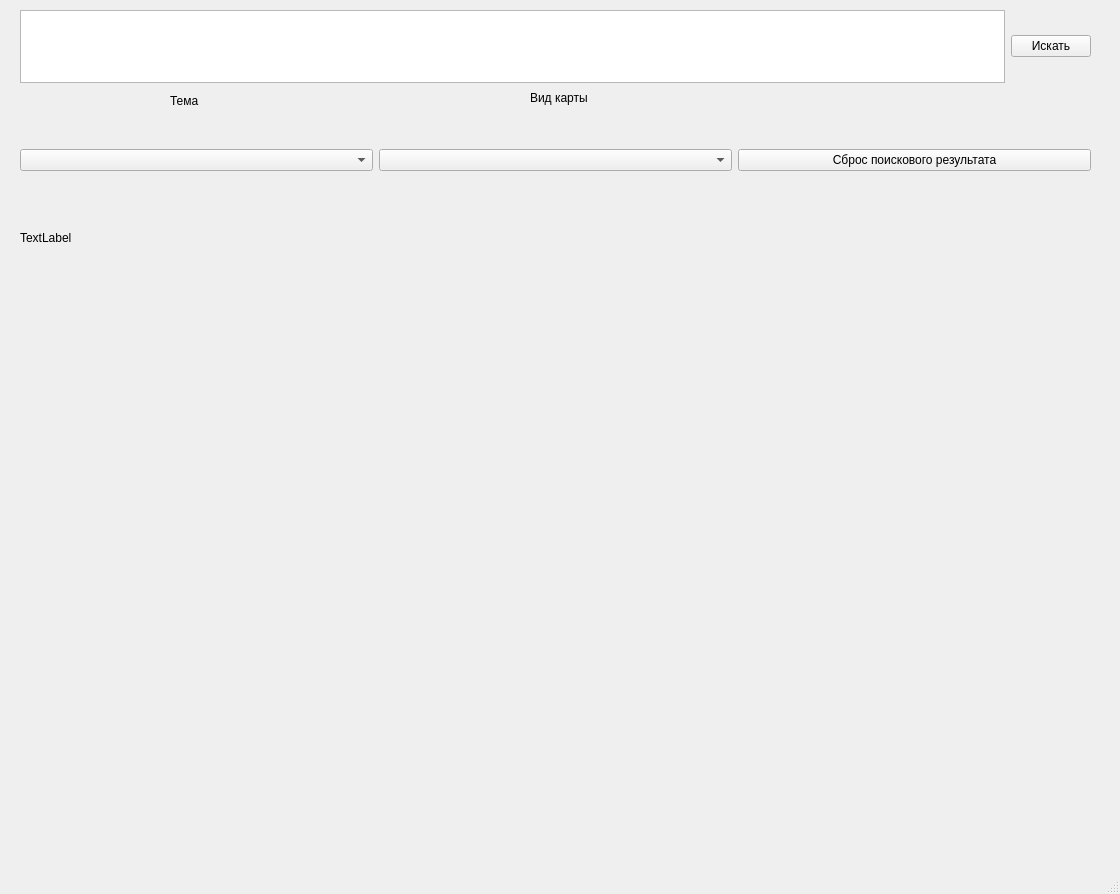
<?xml version="1.0" encoding="UTF-8"?>
<ui version="4.0">
 <class>MainWindow</class>
 <widget class="QMainWindow" name="MainWindow">
  <property name="geometry">
   <rect>
    <x>0</x>
    <y>0</y>
    <width>1120</width>
    <height>894</height>
   </rect>
  </property>
  <property name="windowTitle">
   <string>MainWindow</string>
  </property>
  <widget class="QWidget" name="centralwidget">
   <widget class="QWidget" name="horizontalLayoutWidget">
    <property name="geometry">
     <rect>
      <x>20</x>
      <y>10</y>
      <width>1071</width>
      <height>73</height>
     </rect>
    </property>
    <layout class="QHBoxLayout" name="horizontalLayout1">
     <item>
      <widget class="QTextEdit" name="textEdit"/>
     </item>
     <item>
      <widget class="QPushButton" name="Search_button">
       <property name="text">
        <string>Искать</string>
       </property>
      </widget>
     </item>
    </layout>
   </widget>
   <widget class="QWidget" name="horizontalLayoutWidget_2">
    <property name="geometry">
     <rect>
      <x>20</x>
      <y>120</y>
      <width>1071</width>
      <height>80</height>
     </rect>
    </property>
    <layout class="QHBoxLayout" name="horizontalLayout2">
     <item>
      <widget class="QComboBox" name="comboBox_2"/>
     </item>
     <item>
      <widget class="QComboBox" name="comboBox"/>
     </item>
     <item>
      <widget class="QPushButton" name="pushButton">
       <property name="text">
        <string>Сброс поискового результата</string>
       </property>
      </widget>
     </item>
    </layout>
   </widget>
   <widget class="QLabel" name="label">
    <property name="geometry">
     <rect>
      <x>170</x>
      <y>90</y>
      <width>51</width>
      <height>21</height>
     </rect>
    </property>
    <property name="text">
     <string>Тема</string>
    </property>
   </widget>
   <widget class="QLabel" name="label_2">
    <property name="geometry">
     <rect>
      <x>530</x>
      <y>90</y>
      <width>61</width>
      <height>16</height>
     </rect>
    </property>
    <property name="text">
     <string>Вид карты</string>
    </property>
   </widget>
   <widget class="QLabel" name="label_3">
    <property name="geometry">
     <rect>
      <x>20</x>
      <y>230</y>
      <width>1081</width>
      <height>16</height>
     </rect>
    </property>
    <property name="text">
     <string>TextLabel</string>
    </property>
   </widget>
  </widget>
  <widget class="QMenuBar" name="menubar">
   <property name="geometry">
    <rect>
     <x>0</x>
     <y>0</y>
     <width>1120</width>
     <height>21</height>
    </rect>
   </property>
  </widget>
  <widget class="QStatusBar" name="statusbar"/>
 </widget>
 <resources/>
 <connections/>
</ui>
